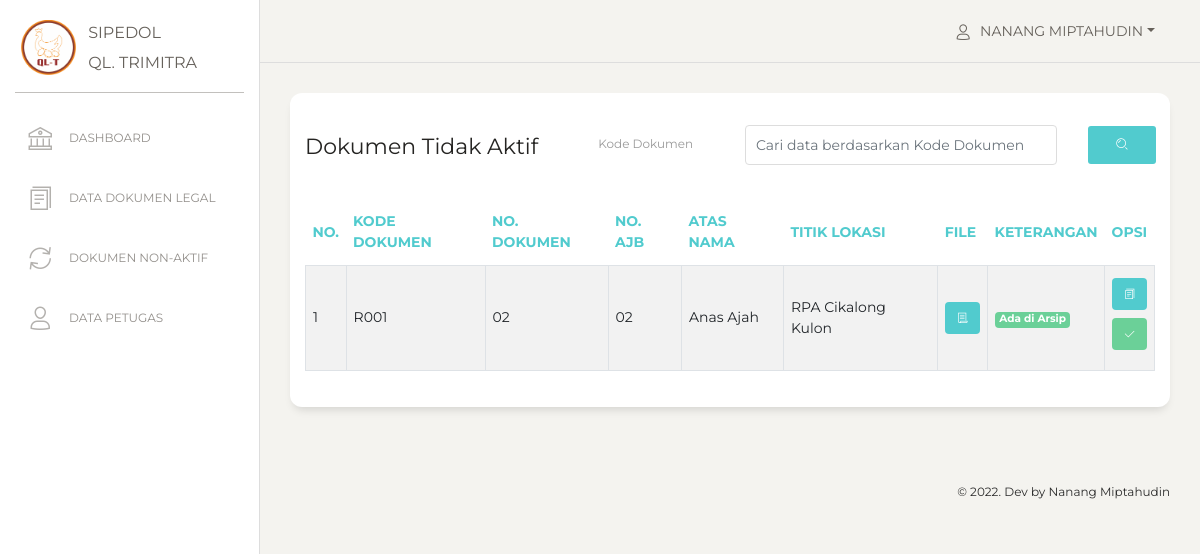
/view_legal/legal_non_aktif.php (signed in), run on the app's committed database.
### tables this page shows
CREATE TABLE `users` (
  `id` int(11) NOT NULL,
  `nama` varchar(255) NOT NULL,
  `email` varchar(255) NOT NULL,
  `username` varchar(255) NOT NULL,
  `password` varchar(255) NOT NULL,
  `role_id` int(11) NOT NULL,
  `date_created` date NOT NULL,
  `is_active` int(11) NOT NULL
);

CREATE TABLE `data_legal` (
  `id_legal` int(11) NOT NULL,
  `kode_dokumen` varchar(100) NOT NULL,
  `no_dokumen` varchar(100) NOT NULL,
  `no_hgb` varchar(100) NOT NULL,
  `no_ajb` varchar(100) NOT NULL,
  `luas_tanah` int(11) NOT NULL,
  `atas_nama` varchar(100) NOT NULL,
  `no_kuasa` varchar(100) NOT NULL,
  `titik_lokasi` int(11) NOT NULL,
  `file` varchar(255) NOT NULL,
  `status_dokumen` int(11) NOT NULL,
  `keterangan` varchar(256) NOT NULL,
  `date_created` date NOT NULL,
  `is_active` int(1) NOT NULL
);

CREATE TABLE `titik_lokasi` (
  `id_titik_lokasi` int(11) NOT NULL,
  `lokasi` varchar(100) NOT NULL,
  `date_created` date NOT NULL
);

CREATE TABLE `status_dokumen` (
  `id_status_dokumen` int(11) NOT NULL,
  `status` varchar(100) NOT NULL,
  `date_created` date NOT NULL
);

### functions.php (called while the page is built, shortened)
<?php
$conn = mysqli_connect("localhost", "root", "", "db_sipedol");
function query($query)
{
    global $conn;
    $result = mysqli_query($conn, $query);
    $rows = [];
    while ($row = mysqli_fetch_assoc($result)) {
        $rows[] = $row;
    }
    return $rows;
}

### view_legal/legal_non_aktif.php (the view, shortened to what this page needs)
<?php
include "../view_template/header.php";
include "../view_template/sidebar.php";
include "../view_template/topbar.php";
if (!isset($_POST["search"])) {
    $legal = query("SELECT * FROM data_legal
                INNER JOIN titik_lokasi ON data_legal.titik_lokasi = titik_lokasi.id_titik_lokasi
                INNER JOIN status_dokumen ON data_legal.status_dokumen = status_dokumen.id_status_dokumen
                WHERE is_active = 0
                ");
}
?>
<div class="content">
    <div class="row">
        <div class="col-md-12">
            <div class="card ">
                <div class="card-header ">
                    <div class="row">
                        <div class="col-12 col-lg-4">
                            <h5 class="card-title mt-4">Dokumen Tidak Aktif</h5>
                        </div>
                        <div class="col-12 col-lg-8 pt-2">
                            <form action="" method="post">
                                <div class="form-group row align-items-center">
                                    <div class="col-3">
                                        <label for="kode">Kode Dokumen</label>
                                    </div>
                                    <div class="col-7">
                                        <input type="text" class="form-control" name="kode" id="kode" placeholder="Cari data berdasarkan Kode Dokumen">
                                    </div>
                                    <div class="col-2">
                                        <button type="submit" class="btn btn-primary w-100" name="search"><i class="nc-icon nc-zoom-split"></i></button>
                                    </div>
                                </div>
                            </form>
                        </div>
                    </div>
                </div>
                <div class="card-body ">
                    <div class="table-responsive">
                        <table class="table table-striped table-bordered table-sm">
                            <thead class=" text-primary">
                                <th>No.</th>
                                <th>Kode Dokumen</th>
                                <th>No. Dokumen</th>
                                <th>No. AJB</th>
                                <th>Atas Nama</th>
                                <th>Titik Lokasi</th>
                                <th>File</th>
                                <th>Keterangan</th>
                                <th>Opsi</th>
                            </thead>
                            <tbody>
                                <?php $i = 1; ?>
                                <?php foreach ($legal as $l) : ?>
                                    <tr>
                                        <td><?= $i; ?></td>
                                        <td><?= $l["kode_dokumen"]; ?></td>
                                        <td><?= $l["no_dokumen"]; ?></td>
                                        <td><?= $l["no_ajb"]; ?></td>
                                        <td><?= $l["atas_nama"]; ?></td>
                                        <td><?= $l["lokasi"]; ?></td>
                                        <td>
                                            <a class="badge bg-primary text-white" href="../dokumen/<?= $l["file"]; ?>" target="_blank"><i class="nc-icon nc-paper p-2"></i></a>
                                        </td>
                                        <td>
                                            <?php if ($l["id_status_dokumen"] == 1) : ?>
                                                <span class="badge bg-info text-white"><?= $l["status"]; ?></span>
                                            <?php elseif ($l["id_status_dokumen"] == 2) : ?>
                                                <span class="badge bg-success text-white"><?= $l["status"]; ?></span>
                                            <?php elseif ($l["id_status_dokumen"] == 3) : ?>
                                                <span class="badge bg-warning text-white"><?= $l["status"]; ?></span>
                                            <?php else : ?>
                                                <span class="badge bg-danger text-white"><?= $l["status"]; ?></span>
                                            <?php endif; ?>
                                        </td>
                                        <td>
                                            <a href="legal_detail.php?id=<?= $l["id_legal"] ?>" class="badge bg-primary text-white mb-2"><i class="nc-icon nc-single-copy-04 p-2"></i></a> <br>
                                            <a href="legal_active.php?id=<?= $l["id_legal"] ?>" class="badge bg-success text-white mb-2" onclick="return confirm('Yakin akan mengaktifkan dokumen : <?= $l['atas_nama']; ?> ?');"><i class="nc-icon nc-check-2 p-2"></i></a>
                                        </td>
                                    </tr>
                                    <?php $i++; ?>
                                <?php endforeach; ?>
                            </tbody>
                        </table>
                    </div>
                </div>
            </div>
        </div>
    </div>
</div>
<?php include "../view_template/footer.php"; ?>

### view_template/topbar.php (shortened to what this page needs)
<nav class="navbar navbar-expand-lg navbar-absolute fixed-top navbar-transparent">
    <div class="container-fluid">
        <div class="navbar-wrapper">
            <a class="navbar-brand" href="javascript:;">Dashboard</a>
        </div>
        <div class="collapse navbar-collapse justify-content-end" id="navigation">
            <ul class="navbar-nav">
                <li class="nav-item btn-rotate dropdown">
                    <a class="nav-link dropdown-toggle" href="#" id="navbarDropdownMenuLink" data-toggle="dropdown" aria-haspopup="true" aria-expanded="false">
                        <i class="nc-icon nc-single-02"></i>
                        <p>
                            <span class="d-md-block"><?= $user["nama"]; ?></span>
                        </p>
                    </a>
                </li>
            </ul>
        </div>
    </div>
</nav>
<div class="wrapper ">
    <div class="main-panel">

### data on the page
users: nama "NANANG MIPTAHUDIN"
data_legal: kode_dokumen "R001", no_dokumen "02", no_ajb "02", atas_nama "Anas Ajah", titik_lokasi.lokasi "RPA Cikalong Kulon", status_dokumen.status "Ada di Arsip"
